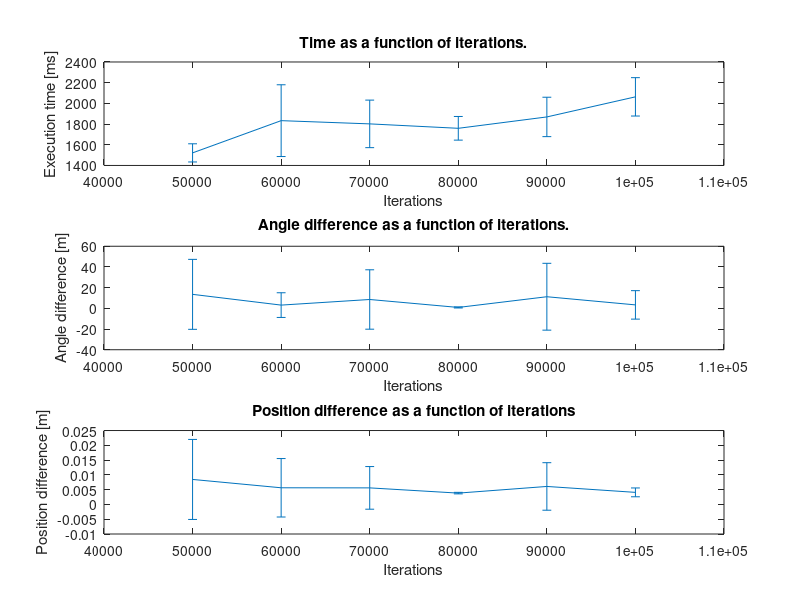
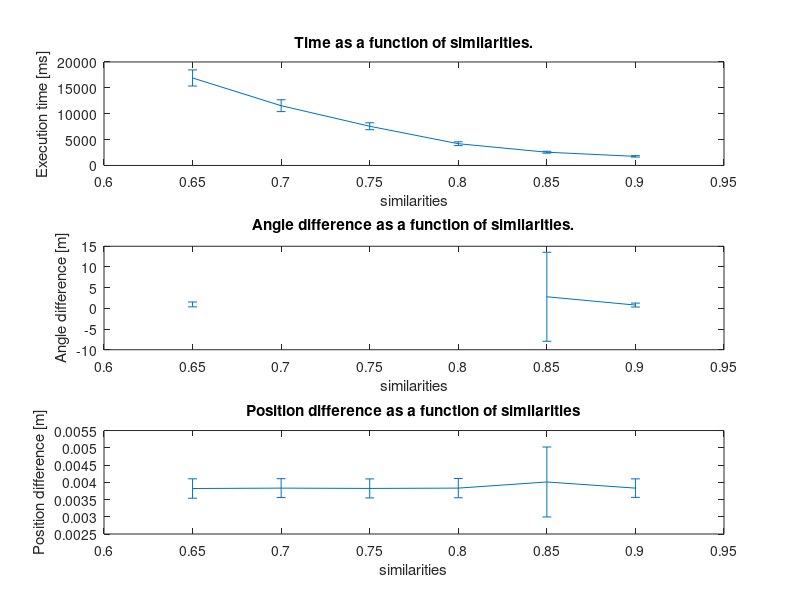
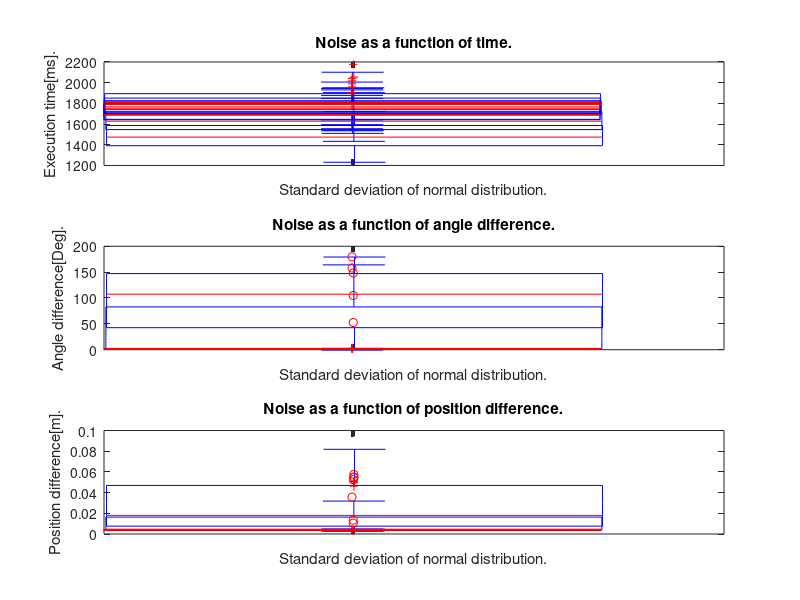

Reproduce these figures in MATLAB, in order.
%% Iteration analysis
clc; clear;
format long
x = 50000:10000:100000;

% load
load('iterations.txt');

iter_mu = zeros(6,4);
iter_mu(1,:) = mean(iterations(1:30,:));
iter_mu(2,:) = mean(iterations(31:60,:));
iter_mu(3,:) = mean(iterations(61:90,:));
iter_mu(4,:) = mean(iterations(91:120,:));
iter_mu(5,:) = mean(iterations(121:150,:));
iter_mu(6,:) = mean(iterations(151:180,:));

iter_std = zeros(6,4);
iter_std(1,:) = std(iterations(1:30,:));
iter_std(2,:) = std(iterations(31:60,:));
iter_std(3,:) = std(iterations(61:90,:));
iter_std(4,:) = std(iterations(91:120,:));
iter_std(5,:) = std(iterations(121:150,:));
iter_std(6,:) = std(iterations(151:180,:));

% plot
figure('name', 'Iteration analysis')

subplot(3,1,1)
y = iter_mu(:,2);
err = iter_std(:,2);
errorbar(x,y,err);
title('Time as a function of iterations.')
ylabel('Execution time [ms]')
xlabel('Iterations')

subplot(3,1,2);
y = iter_mu(:,3);
err = iter_std(:,3);
errorbar(x,y,err);
title('Angle difference as a function of iterations.')
ylabel('Angle difference [m]')
xlabel('Iterations')

subplot(3,1,3)
y = iter_mu(:,4);
err = iter_std(:,4);
errorbar(x,y,err);
title('Position difference as a function of iterations')
ylabel('Position difference [m]')
xlabel('Iterations')

%% similarity analysis
clc; clear;
format long
x = 0.9:-0.05:0.65;
% iterations
load('similarities.txt');

sim_mu = zeros(6,4);
sim_mu(1,:) = mean(similarities(1:30,:));
sim_mu(2,:) = mean(similarities(31:60,:));
sim_mu(3,:) = mean(similarities(61:90,:));
sim_mu(4,:) = mean(similarities(91:120,:));
sim_mu(5,:) = mean(similarities(121:150,:));
sim_mu(6,:) = mean(similarities(151:180,:));

sim_std = zeros(6,4);
sim_std(1,:) = std(similarities(1:30,:));
sim_std(2,:) = std(similarities(31:60,:));
sim_std(3,:) = std(similarities(61:90,:));
sim_std(4,:) = std(similarities(91:120,:));
sim_std(5,:) = std(similarities(121:150,:));
sim_std(6,:) = std(similarities(151:180,:));

% plot
figure('name', 'Similarity analysis')

subplot(3,1,1)
y = sim_mu(:,2);
err = sim_std(:,2);
errorbar(x,y,err);
title('Time as a function of similarities.')
ylabel('Execution time [ms]')
xlabel('similarities')

subplot(3,1,2);
y = sim_mu(:,3);
err = sim_std(:,3);
errorbar(x,y,err);
title('Angle difference as a function of similarities.')
ylabel('Angle difference [m]')
xlabel('similarities')

subplot(3,1,3)
y = sim_mu(:,4);
err = sim_std(:,4);
errorbar(x,y,err);
title('Position difference as a function of similarities')
ylabel('Position difference [m]')
xlabel('similarities')

%% noise analysis
clc; clear;
format long

% load data
load('data.txt');

noise = data(:,1);
times = data(:,2);
angles = data(:,3);
positions = data(:,4);

% plot data
figure('name', 'Noise analysis')
subplot(3,1,1)
boxplot(times, noise)
title('Noise as a function of time.')
ylabel('Execution time[ms].')
xlabel('Standard deviation of normal distribution.')

subplot(3,1,2)
boxplot(angles, noise)
title('Noise as a function of angle difference.')
ylabel('Angle difference[Deg].')
xlabel('Standard deviation of normal distribution.')

subplot(3,1,3)
boxplot(positions, noise)
title('Noise as a function of position difference.')
ylabel('Position difference[m].')
xlabel('Standard deviation of normal distribution.')